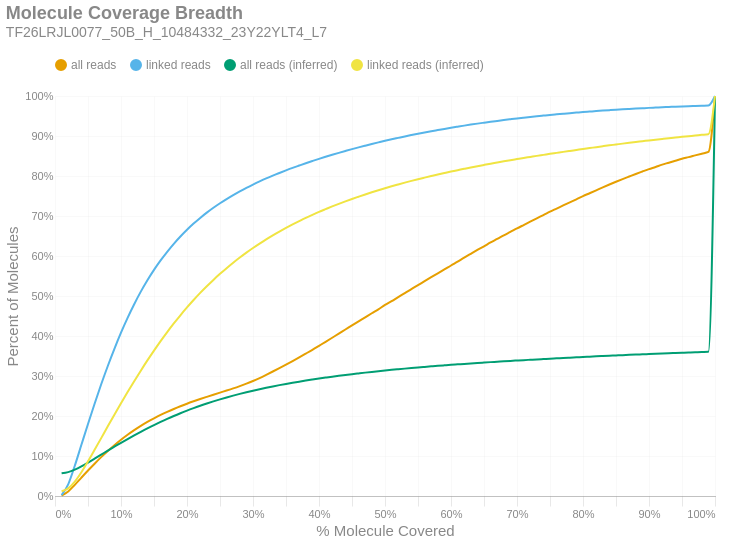

The cell this chart's notebook holds for it:
### Markdown cell above
### Molecule Read Coverage
This chart shows molecule coverage breadth as computed by the number of bases aligned to that molecule. In other words, "*how much of each unique long molecule is actually sequenced/aligned?*" Keep in mind there is a distinction between sequences and alignments, since some sequences belonging to a particular molecule may not align well and wouldn't appear in the alignment data. This chart also shows molecule coverage breadth as computed by the *inferred fragment* from which the aligned sequences originate. Unlike read coverage, this calculation takes into account the total insert size, including unsequenced gaps between the forward and reverse reads. Like the previous figures, these are cumulative percents.

### Code cell
if SKIPLR:
    print_html(f"Skipped")
else:
    binned_df = consolidated_hist(valids['coverage_bp'], mask, 0.01, True)
    binned_df_inf = consolidated_hist(valids['coverage_inserts'], mask, 0.01, True)
    binned_df = binned_df.with_columns(pl.lit(binned_df_inf['all reads (cumsum)']).alias('all reads (inferred)'))
    binned_df = binned_df.with_columns(pl.lit(binned_df_inf['linked reads (cumsum)']).alias('linked reads (inferred)'))
    binned_df = binned_df.with_columns(
        (pl.col('bin').cast(pl.Float64) + 0.01).alias('right_edge')
    )

    with SafeRender(binned_df):
        (
            density_plot(binned_df, 'Molecule Coverage Breadth', samplename, 'molcov', ['all reads (inferred)','linked reads (inferred)'])
            .encode(
                #x=alt.X('bin:Q', title="% Molecule Covered").axis(format = '%').scale(padding=0),
                x=alt.X('right_edge:Q', title="% Molecule Covered").axis(format='%').scale(padding=0),
                y=alt.Y('value:Q', title='Percent of Molecules')
                    .axis(format='%')
                    .stack(False)
                    .scale(domainMin=0, padding=0),
                color=alt.Color("key:N").scale(domain = ["all reads", "linked reads", "all reads (inferred)", "linked reads (inferred)"]),
                tooltip = [
                    alt.Tooltip("key:N", title = "Data Type"),
                    alt.Tooltip("range_label:N", title="% Molecule Covered"),
                    alt.Tooltip("value:Q", format = ".2%", title="% Molecules")
                ]
            )
        ).display()

### Figure 1 — Vega-Lite specification as saved in the notebook (floating-point values rounded to 4 significant figures)
{"width": "container", "height": 400, "config": {"title": {"anchor": "start", "dy": -15, "fontSize": 18, "color": "#888888", "subtitleColor": "#888888", "subtitleFontSize": 14}, "arc": {"fill": "#0072B2"}, "axis": {"domainColor": "#888888", "domainWidth": 0.5, "gridWidth": 0.2, "grid": false, "titleFontWeight": 400, "titleFontSize": 15, "labelFontSize": 11, "labelColor": "#888888", "tickColor": "#888888", "tickWidth": 0.2, "titleColor": "#888888"}, "axisBand": {"grid": false}, "axisX": {"grid": true, "tickSize": 10, "domainCap": "round"}, "axisY": {"domain": false, "grid": true, "tickSize": 0, "domainCap": "round"}, "background": "transparent", "header": {"labelFontSize": 15, "labelColor": "#888888", "titleFontSize": 15, "titleFontWeight": 600, "titleColor": "#888888"}, "legend": {"labelFont": "sans-serif", "labelFontSize": 12, "labelColor": "#888888", "symbolSize": 100, "symbolType": "circle", "titleFontSize": 12, "titlePadding": 10, "titleColor": "#888888", "title": null, "orient": "top"}, "range": {"category": ["#E69F00", "#56B4E9", "#009E73", "#F0E442", "#0072B2", "#D55E00", "#CC79A7", "#000000"], "diverging": ["#cfe8f3", "#a2d4ec", "#73bfe2", "#46abdb", "#1696d2", "#12719e"]}, "area": {"fill": "#0072B2", "fillOpacity": 0.7, "line": true, "strokeOpacity": 0.7}, "line": {"color": "#0072B2", "stroke": "#0072B2", "strokeWidth": 2}, "trail": {"color": "#0072B2", "stroke": "#0072B2", "strokeWidth": 0, "size": 1}, "point": {"filled": true, "fillOpacity": 1.0, "size": 95}, "text": {"color": "#888888", "fontSize": 11, "align": "right", "fontWeight": 400, "size": 11}, "bar": {"fill": "#0072B2", "stroke": null}, "view": {"stroke": null, "continuousWidth": 660, "continuousHeight": 400}}, "data": {"name": "data-931203c98c563c1071818cf9ed5c9df1"}, "mark": {"type": "line", "interpolate": "monotone", "point": {"opacity": 0, "size": 275}}, "encoding": {"color": {"field": "key", "scale": {"domain": ["all reads", "linked reads", "all reads (inferred)", "linked reads (inferred)"]}, "type": "nominal"}, "tooltip": [{"field": "key", "title": "Data Type", "type": "nominal"}, {"field": "range_label", "title": "% Molecule Covered", "type": "nominal"}, {"field": "value", "format": ".2%", "title": "% Molecules", "type": "quantitative"}], "x": {"axis": {"format": "%"}, "field": "right_edge", "scale": {"padding": 0}, "title": "% Molecule Covered", "type": "quantitative"}, "y": {"axis": {"format": "%"}, "field": "value", "scale": {"domainMin": 0, "padding": 0}, "stack": false, "title": "Percent of Molecules", "type": "quantitative"}}, "params": [{"name": "param_c36ac31b6afebe62", "select": {"type": "point", "fields": ["key"]}, "bind": "legend"}], "title": {"text": "Molecule Coverage Breadth", "subtitle": "TF26LRJL0077_50B_H_10484332_23Y22YLT4_L7"}, "transform": [{"fold": ["all reads (cumsum)", "linked reads (cumsum)", "all reads (inferred)", "linked reads (inferred)"]}, {"calculate": "replace(datum.key, ' (cumsum)', '')", "as": "key"}, {"filter": {"param": "param_c36ac31b6afebe62"}}], "usermeta": {"embedOptions": {"downloadFileName": "TF26LRJL0077_50B_H_10484332_23Y22YLT4_L7.molcov"}}, "$schema": "https://vega.github.io/schema/vega-lite/v6.4.1.json", "datasets": {"data-931203c98c563c1071818cf9ed5c9df1": [{"bin": "0.0", "interval": "0.0-0.01", "all reads": 0.001148, "linked reads": 0.002073, "all reads (cumsum)": 0.001148, "linked reads (cumsum)": 0.002073, "range_label": "0.0-0.01", "all reads (inferred)": 0.05669, "linked reads (inferred)": 0.01198, "right_edge": 0.01}, {"bin": "0.01", "interval": "0.01-0.02", "all reads": 0.01031, "linked reads": 0.02717, "all reads (cumsum)": 0.01146, "linked reads (cumsum)": 0.02924, "range_label": "0.01-0.02", "all reads (inferred)": 0.0597, "linked reads (inferred)": 0.01908, "right_edge": 0.02}, {"bin": "0.02", "interval": "0.02-0.03", "all reads": 0.01648, "linked reads": 0.04648, "all reads (cumsum)": 0.02794, "linked reads (cumsum)": 0.07573, "range_label": "0.02-0.03", "all reads (inferred)": 0.06593, "linked reads (inferred)": 0.03607, "right_edge": 0.03}, {"bin": "0.03", "interval": "0.03-0.04", "all reads": 0.01797, "linked reads": 0.05227, "all reads (cumsum)": 0.04591, "linked reads (cumsum)": 0.128, "range_label": "0.03-0.04", "all reads (inferred)": 0.07417, "linked reads (inferred)": 0.05951, "right_edge": 0.04}, {"bin": "0.04", "interval": "0.04-0.05", "all reads": 0.01772, "linked reads": 0.05206, "all reads (cumsum)": 0.06363, "linked reads (cumsum)": 0.18, "range_label": "0.04-0.05", "all reads (inferred)": 0.08357, "linked reads (inferred)": 0.08663, "right_edge": 0.05}, {"bin": "0.05", "interval": "0.05-0.06", "all reads": 0.01714, "linked reads": 0.0507, "all reads (cumsum)": 0.08076, "linked reads (cumsum)": 0.2308, "range_label": "0.05-0.06", "all reads (inferred)": 0.0934, "linked reads (inferred)": 0.1153, "right_edge": 0.06}, {"bin": "0.06", "interval": "0.06-0.07", "all reads": 0.01638, "linked reads": 0.04857, "all reads (cumsum)": 0.09714, "linked reads (cumsum)": 0.2793, "range_label": "0.06-0.07", "all reads (inferred)": 0.1034, "linked reads (inferred)": 0.1447, "right_edge": 0.07}, {"bin": "0.07", "interval": "0.07-0.08", "all reads": 0.0154, "linked reads": 0.04574, "all reads (cumsum)": 0.1125, "linked reads (cumsum)": 0.3251, "range_label": "0.07-0.08", "all reads (inferred)": 0.1135, "linked reads (inferred)": 0.1744, "right_edge": 0.08}, {"bin": "0.08", "interval": "0.08-0.09", "all reads": 0.01444, "linked reads": 0.04289, "all reads (cumsum)": 0.127, "linked reads (cumsum)": 0.368, "range_label": "0.08-0.09", "all reads (inferred)": 0.1233, "linked reads (inferred)": 0.2033, "right_edge": 0.09}, {"bin": "0.09", "interval": "0.09-0.1", "all reads": 0.01361, "linked reads": 0.04038, "all reads (cumsum)": 0.1406, "linked reads (cumsum)": 0.4083, "range_label": "0.09-0.1", "all reads (inferred)": 0.133, "linked reads (inferred)": 0.2321, "right_edge": 0.1}, {"bin": "0.1", "interval": "0.1-0.11", "all reads": 0.01254, "linked reads": 0.03708, "all reads (cumsum)": 0.1531, "linked reads (cumsum)": 0.4454, "range_label": "0.1-0.11", "all reads (inferred)": 0.1424, "linked reads (inferred)": 0.26, "right_edge": 0.11}, {"bin": "0.11", "interval": "0.11-0.12", "all reads": 0.01156, "linked reads": 0.03408, "all reads (cumsum)": 0.1647, "linked reads (cumsum)": 0.4795, "range_label": "0.11-0.12", "all reads (inferred)": 0.1515, "linked reads (inferred)": 0.2869, "right_edge": 0.12}, {"bin": "0.12", "interval": "0.12-0.13", "all reads": 0.01074, "linked reads": 0.03145, "all reads (cumsum)": 0.1754, "linked reads (cumsum)": 0.5109, "range_label": "0.12-0.13", "all reads (inferred)": 0.1604, "linked reads (inferred)": 0.3133, "right_edge": 0.13}, {"bin": "0.13", "interval": "0.13-0.14", "all reads": 0.009801, "linked reads": 0.02846, "all reads (cumsum)": 0.1852, "linked reads (cumsum)": 0.5394, "range_label": "0.13-0.14", "all reads (inferred)": 0.169, "linked reads (inferred)": 0.339, "right_edge": 0.14}, {"bin": "0.14", "interval": "0.14-0.15", "all reads": 0.009017, "linked reads": 0.02589, "all reads (cumsum)": 0.1942, "linked reads (cumsum)": 0.5653, "range_label": "0.14-0.15", "all reads (inferred)": 0.1772, "linked reads (inferred)": 0.3634, "right_edge": 0.15}, {"bin": "0.15", "interval": "0.15-0.16", "all reads": 0.008332, "linked reads": 0.02362, "all reads (cumsum)": 0.2026, "linked reads (cumsum)": 0.5889, "range_label": "0.15-0.16", "all reads (inferred)": 0.1852, "linked reads (inferred)": 0.3871, "right_edge": 0.16}, {"bin": "0.16", "interval": "0.16-0.17", "all reads": 0.007756, "linked reads": 0.02168, "all reads (cumsum)": 0.2103, "linked reads (cumsum)": 0.6106, "range_label": "0.16-0.17", "all reads (inferred)": 0.1928, "linked reads (inferred)": 0.4098, "right_edge": 0.17}, {"bin": "0.17", "interval": "0.17-0.18", "all reads": 0.007255, "linked reads": 0.01994, "all reads (cumsum)": 0.2176, "linked reads (cumsum)": 0.6305, "range_label": "0.17-0.18", "all reads (inferred)": 0.2, "linked reads (inferred)": 0.4314, "right_edge": 0.18}, {"bin": "0.18", "interval": "0.18-0.19", "all reads": 0.006802, "linked reads": 0.01825, "all reads (cumsum)": 0.2244, "linked reads (cumsum)": 0.6488, "range_label": "0.18-0.19", "all reads (inferred)": 0.2069, "linked reads (inferred)": 0.4518, "right_edge": 0.19}, {"bin": "0.19", "interval": "0.19-0.2", "all reads": 0.006391, "linked reads": 0.01683, "all reads (cumsum)": 0.2308, "linked reads (cumsum)": 0.6656, "range_label": "0.19-0.2", "all reads (inferred)": 0.2134, "linked reads (inferred)": 0.4713, "right_edge": 0.2}, {"bin": "0.2", "interval": "0.2-0.21", "all reads": 0.005941, "linked reads": 0.01534, "all reads (cumsum)": 0.2367, "linked reads (cumsum)": 0.681, "range_label": "0.2-0.21", "all reads (inferred)": 0.2196, "linked reads (inferred)": 0.4899, "right_edge": 0.21}, {"bin": "0.21", "interval": "0.21-0.22", "all reads": 0.005697, "linked reads": 0.01425, "all reads (cumsum)": 0.2424, "linked reads (cumsum)": 0.6952, "range_label": "0.21-0.22", "all reads (inferred)": 0.2256, "linked reads (inferred)": 0.5077, "right_edge": 0.22}, {"bin": "0.22", "interval": "0.22-0.23", "all reads": 0.00547, "linked reads": 0.01314, "all reads (cumsum)": 0.2479, "linked reads (cumsum)": 0.7083, "range_label": "0.22-0.23", "all reads (inferred)": 0.2312, "linked reads (inferred)": 0.5243, "right_edge": 0.23}, {"bin": "0.23", "interval": "0.23-0.24", "all reads": 0.005361, "linked reads": 0.01218, "all reads (cumsum)": 0.2532, "linked reads (cumsum)": 0.7205, "range_label": "0.23-0.24", "all reads (inferred)": 0.2365, "linked reads (inferred)": 0.5402, "right_edge": 0.24}, {"bin": "0.24", "interval": "0.24-0.25", "all reads": 0.005249, "linked reads": 0.01131, "all reads (cumsum)": 0.2585, "linked reads (cumsum)": 0.7318, "range_label": "0.24-0.25", "all reads (inferred)": 0.2416, "linked reads (inferred)": 0.5553, "right_edge": 0.25}, {"bin": "0.25", "interval": "0.25-0.26", "all reads": 0.005119, "linked reads": 0.01054, "all reads (cumsum)": 0.2636, "linked reads (cumsum)": 0.7424, "range_label": "0.25-0.26", "all reads (inferred)": 0.2464, "linked reads (inferred)": 0.5696, "right_edge": 0.26}, {"bin": "0.26", "interval": "0.26-0.27", "all reads": 0.005322, "linked reads": 0.009893, "all reads (cumsum)": 0.2689, "linked reads (cumsum)": 0.7523, "range_label": "0.26-0.27", "all reads (inferred)": 0.2509, "linked reads (inferred)": 0.5832, "right_edge": 0.27}, {"bin": "0.27", "interval": "0.27-0.28", "all reads": 0.005725, "linked reads": 0.009281, "all reads (cumsum)": 0.2747, "linked reads (cumsum)": 0.7616, "range_label": "0.27-0.28", "all reads (inferred)": 0.2553, "linked reads (inferred)": 0.5961, "right_edge": 0.28}, {"bin": "0.28", "interval": "0.28-0.29", "all reads": 0.006183, "linked reads": 0.008814, "all reads (cumsum)": 0.2808, "linked reads (cumsum)": 0.7704, "range_label": "0.28-0.29", "all reads (inferred)": 0.2594, "linked reads (inferred)": 0.6085, "right_edge": 0.29}, {"bin": "0.29", "interval": "0.29-0.3", "all reads": 0.006696, "linked reads": 0.008273, "all reads (cumsum)": 0.2875, "linked reads (cumsum)": 0.7786, "range_label": "0.29-0.3", "all reads (inferred)": 0.2633, "linked reads (inferred)": 0.62, "right_edge": 0.3}, {"bin": "0.3", "interval": "0.3-0.31", "all reads": 0.007363, "linked reads": 0.007763, "all reads (cumsum)": 0.2949, "linked reads (cumsum)": 0.7864, "range_label": "0.3-0.31", "all reads (inferred)": 0.267, "linked reads (inferred)": 0.631, "right_edge": 0.31}, {"bin": "0.31", "interval": "0.31-0.32", "all reads": 0.007994, "linked reads": 0.007474, "all reads (cumsum)": 0.3029, "linked reads (cumsum)": 0.7939, "range_label": "0.31-0.32", "all reads (inferred)": 0.2706, "linked reads (inferred)": 0.6416, "right_edge": 0.32}, {"bin": "0.32", "interval": "0.32-0.33", "all reads": 0.008312, "linked reads": 0.007029, "all reads (cumsum)": 0.3112, "linked reads (cumsum)": 0.8009, "range_label": "0.32-0.33", "all reads (inferred)": 0.2739, "linked reads (inferred)": 0.6516, "right_edge": 0.33}, {"bin": "0.33", "interval": "0.33-0.34", "all reads": 0.008504, "linked reads": 0.006649, "all reads (cumsum)": 0.3197, "linked reads (cumsum)": 0.8076, "range_label": "0.33-0.34", "all reads (inferred)": 0.2771, "linked reads (inferred)": 0.6612, "right_edge": 0.34}, {"bin": "0.34", "interval": "0.34-0.35", "all reads": 0.008769, "linked reads": 0.006496, "all reads (cumsum)": 0.3285, "linked reads (cumsum)": 0.8141, "range_label": "0.34-0.35", "all reads (inferred)": 0.2802, "linked reads (inferred)": 0.6703, "right_edge": 0.35}, {"bin": "0.35", "interval": "0.35-0.36", "all reads": 0.008956, "linked reads": 0.006247, "all reads (cumsum)": 0.3374, "linked reads (cumsum)": 0.8203, "range_label": "0.35-0.36", "all reads (inferred)": 0.2831, "linked reads (inferred)": 0.6789, "right_edge": 0.36}, {"bin": "0.36", "interval": "0.36-0.37", "all reads": 0.009141, "linked reads": 0.005884, "all reads (cumsum)": 0.3466, "linked reads (cumsum)": 0.8262, "range_label": "0.36-0.37", "all reads (inferred)": 0.2859, "linked reads (inferred)": 0.6872, "right_edge": 0.37}, {"bin": "0.37", "interval": "0.37-0.38", "all reads": 0.009399, "linked reads": 0.005802, "all reads (cumsum)": 0.356, "linked reads (cumsum)": 0.832, "range_label": "0.37-0.38", "all reads (inferred)": 0.2886, "linked reads (inferred)": 0.6953, "right_edge": 0.38}, {"bin": "0.38", "interval": "0.38-0.39", "all reads": 0.009509, "linked reads": 0.005524, "all reads (cumsum)": 0.3655, "linked reads (cumsum)": 0.8375, "range_label": "0.38-0.39", "all reads (inferred)": 0.2912, "linked reads (inferred)": 0.7029, "right_edge": 0.39}, {"bin": "0.39", "interval": "0.39-0.4", "all reads": 0.00997, "linked reads": 0.005385, "all reads (cumsum)": 0.3755, "linked reads (cumsum)": 0.8429, "range_label": "0.39-0.4", "all reads (inferred)": 0.2937, "linked reads (inferred)": 0.7103, "right_edge": 0.4}, {"bin": "0.4", "interval": "0.4-0.41", "all reads": 0.009975, "linked reads": 0.00508, "all reads (cumsum)": 0.3854, "linked reads (cumsum)": 0.848, "range_label": "0.4-0.41", "all reads (inferred)": 0.296, "linked reads (inferred)": 0.7171, "right_edge": 0.41}, {"bin": "0.41", "interval": "0.41-0.42", "all reads": 0.01024, "linked reads": 0.004963, "all reads (cumsum)": 0.3957, "linked reads (cumsum)": 0.8529, "range_label": "0.41-0.42", "all reads (inferred)": 0.2983, "linked reads (inferred)": 0.7239, "right_edge": 0.42}, {"bin": "0.42", "interval": "0.42-0.43", "all reads": 0.01032, "linked reads": 0.004819, "all reads (cumsum)": 0.406, "linked reads (cumsum)": 0.8578, "range_label": "0.42-0.43", "all reads (inferred)": 0.3005, "linked reads (inferred)": 0.7304, "right_edge": 0.43}, {"bin": "0.43", "interval": "0.43-0.44", "all reads": 0.01022, "linked reads": 0.004736, "all reads (cumsum)": 0.4162, "linked reads (cumsum)": 0.8625, "range_label": "0.43-0.44", "all reads (inferred)": 0.3026, "linked reads (inferred)": 0.7366, "right_edge": 0.44}, {"bin": "0.44", "interval": "0.44-0.45", "all reads": 0.01034, "linked reads": 0.004646, "all reads (cumsum)": 0.4266, "linked reads (cumsum)": 0.8671, "range_label": "0.44-0.45", "all reads (inferred)": 0.3046, "linked reads (inferred)": 0.7426, "right_edge": 0.45}, {"bin": "0.45", "interval": "0.45-0.46", "all reads": 0.0101, "linked reads": 0.00443, "all reads (cumsum)": 0.4367, "linked reads (cumsum)": 0.8716, "range_label": "0.45-0.46", "all reads (inferred)": 0.3065, "linked reads (inferred)": 0.7483, "right_edge": 0.46}, {"bin": "0.46", "interval": "0.46-0.47", "all reads": 0.01006, "linked reads": 0.004248, "all reads (cumsum)": 0.4467, "linked reads (cumsum)": 0.8758, "range_label": "0.46-0.47", "all reads (inferred)": 0.3084, "linked reads (inferred)": 0.7539, "right_edge": 0.47}, {"bin": "0.47", "interval": "0.47-0.48", "all reads": 0.01018, "linked reads": 0.004167, "all reads (cumsum)": 0.4569, "linked reads (cumsum)": 0.88, "range_label": "0.47-0.48", "all reads (inferred)": 0.3103, "linked reads (inferred)": 0.7593, "right_edge": 0.48}, {"bin": "0.48", "interval": "0.48-0.49", "all reads": 0.009843, "linked reads": 0.004046, "all reads (cumsum)": 0.4667, "linked reads (cumsum)": 0.884, "range_label": "0.48-0.49", "all reads (inferred)": 0.312, "linked reads (inferred)": 0.7645, "right_edge": 0.49}, {"bin": "0.49", "interval": "0.49-0.5", "all reads": 0.01086, "linked reads": 0.003987, "all reads (cumsum)": 0.4776, "linked reads (cumsum)": 0.888, "range_label": "0.49-0.5", "all reads (inferred)": 0.3137, "linked reads (inferred)": 0.7695, "right_edge": 0.5}, {"bin": "0.5", "interval": "0.5-0.51", "all reads": 0.009388, "linked reads": 0.003732, "all reads (cumsum)": 0.487, "linked reads (cumsum)": 0.8917, "range_label": "0.5-0.51", "all reads (inferred)": 0.3153, "linked reads (inferred)": 0.7743, "right_edge": 0.51}, {"bin": "0.51", "interval": "0.51-0.52", "all reads": 0.01028, "linked reads": 0.003595, "all reads (cumsum)": 0.4973, "linked reads (cumsum)": 0.8953, "range_label": "0.51-0.52", "all reads (inferred)": 0.3169, "linked reads (inferred)": 0.7789, "right_edge": 0.52}, {"bin": "0.52", "interval": "0.52-0.53", "all reads": 0.009989, "linked reads": 0.003583, "all reads (cumsum)": 0.5073, "linked reads (cumsum)": 0.8989, "range_label": "0.52-0.53", "all reads (inferred)": 0.3184, "linked reads (inferred)": 0.7834, "right_edge": 0.53}, {"bin": "0.53", "interval": "0.53-0.54", "all reads": 0.01016, "linked reads": 0.003417, "all reads (cumsum)": 0.5174, "linked reads (cumsum)": 0.9023, "range_label": "0.53-0.54", "all reads (inferred)": 0.3199, "linked reads (inferred)": 0.7878, "right_edge": 0.54}, {"bin": "0.54", "interval": "0.54-0.55", "all reads": 0.009766, "linked reads": 0.003338, "all reads (cumsum)": 0.5272, "linked reads (cumsum)": 0.9057, "range_label": "0.54-0.55", "all reads (inferred)": 0.3214, "linked reads (inferred)": 0.792, "right_edge": 0.55}, {"bin": "0.55", "interval": "0.55-0.56", "all reads": 0.009995, "linked reads": 0.003234, "all reads (cumsum)": 0.5372, "linked reads (cumsum)": 0.9089, "range_label": "0.55-0.56", "all reads (inferred)": 0.3227, "linked reads (inferred)": 0.796, "right_edge": 0.56}, {"bin": "0.56", "interval": "0.56-0.57", "all reads": 0.009829, "linked reads": 0.003066, "all reads (cumsum)": 0.547, "linked reads (cumsum)": 0.912, "range_label": "0.56-0.57", "all reads (inferred)": 0.3241, "linked reads (inferred)": 0.7999, "right_edge": 0.57}, {"bin": "0.57", "interval": "0.57-0.58", "all reads": 0.009544, "linked reads": 0.002891, "all reads (cumsum)": 0.5566, "linked reads (cumsum)": 0.9149, "range_label": "0.57-0.58", "all reads (inferred)": 0.3254, "linked reads (inferred)": 0.8038, "right_edge": 0.58}, {"bin": "0.58", "interval": "0.58-0.59", "all reads": 0.009737, "linked reads": 0.002884, "all reads (cumsum)": 0.5663, "linked reads (cumsum)": 0.9178, "range_label": "0.58-0.59", "all reads (inferred)": 0.3267, "linked reads (inferred)": 0.8075, "right_edge": 0.59}, {"bin": "0.59", "interval": "0.59-0.6", "all reads": 0.009991, "linked reads": 0.002813, "all reads (cumsum)": 0.5763, "linked reads (cumsum)": 0.9206, "range_label": "0.59-0.6", "all reads (inferred)": 0.3279, "linked reads (inferred)": 0.8111, "right_edge": 0.6}, {"bin": "0.6", "interval": "0.6-0.61", "all reads": 0.009585, "linked reads": 0.002705, "all reads (cumsum)": 0.5859, "linked reads (cumsum)": 0.9233, "range_label": "0.6-0.61", "all reads (inferred)": 0.3291, "linked reads (inferred)": 0.8145, "right_edge": 0.61}, {"bin": "0.61", "interval": "0.61-0.62", "all reads": 0.009985, "linked reads": 0.002666, "all reads (cumsum)": 0.5959, "linked reads (cumsum)": 0.9259, "range_label": "0.61-0.62", "all reads (inferred)": 0.3303, "linked reads (inferred)": 0.818, "right_edge": 0.62}, {"bin": "0.62", "interval": "0.62-0.63", "all reads": 0.00964, "linked reads": 0.002557, "all reads (cumsum)": 0.6055, "linked reads (cumsum)": 0.9285, "range_label": "0.62-0.63", "all reads (inferred)": 0.3314, "linked reads (inferred)": 0.8213, "right_edge": 0.63}, {"bin": "0.63", "interval": "0.63-0.64", "all reads": 0.009528, "linked reads": 0.002453, "all reads (cumsum)": 0.615, "linked reads (cumsum)": 0.931, "range_label": "0.63-0.64", "all reads (inferred)": 0.3326, "linked reads (inferred)": 0.8246, "right_edge": 0.64}, {"bin": "0.64", "interval": "0.64-0.65", "all reads": 0.009184, "linked reads": 0.002355, "all reads (cumsum)": 0.6242, "linked reads (cumsum)": 0.9333, "range_label": "0.64-0.65", "all reads (inferred)": 0.3336, "linked reads (inferred)": 0.8277, "right_edge": 0.65}, {"bin": "0.65", "interval": "0.65-0.66", "all reads": 0.009562, "linked reads": 0.00233, "all reads (cumsum)": 0.6338, "linked reads (cumsum)": 0.9356, "range_label": "0.65-0.66", "all reads (inferred)": 0.3347, "linked reads (inferred)": 0.8307, "right_edge": 0.66}, {"bin": "0.66", "interval": "0.66-0.67", "all reads": 0.008865, "linked reads": 0.002134, "all reads (cumsum)": 0.6426, "linked reads (cumsum)": 0.9378, "range_label": "0.66-0.67", "all reads (inferred)": 0.3357, "linked reads (inferred)": 0.8337, "right_edge": 0.67}, {"bin": "0.67", "interval": "0.67-0.68", "all reads": 0.00904, "linked reads": 0.002118, "all reads (cumsum)": 0.6517, "linked reads (cumsum)": 0.9399, "range_label": "0.67-0.68", "all reads (inferred)": 0.3368, "linked reads (inferred)": 0.8367, "right_edge": 0.68}, {"bin": "0.68", "interval": "0.68-0.69", "all reads": 0.00862, "linked reads": 0.002021, "all reads (cumsum)": 0.6603, "linked reads (cumsum)": 0.9419, "range_label": "0.68-0.69", "all reads (inferred)": 0.3378, "linked reads (inferred)": 0.8395, "right_edge": 0.69}, {"bin": "0.69", "interval": "0.69-0.7", "all reads": 0.008748, "linked reads": 0.00199, "all reads (cumsum)": 0.669, "linked reads (cumsum)": 0.9439, "range_label": "0.69-0.7", "all reads (inferred)": 0.3387, "linked reads (inferred)": 0.8423, "right_edge": 0.7}, {"bin": "0.7", "interval": "0.7-0.71", "all reads": 0.008388, "linked reads": 0.001873, "all reads (cumsum)": 0.6774, "linked reads (cumsum)": 0.9458, "range_label": "0.7-0.71", "all reads (inferred)": 0.3397, "linked reads (inferred)": 0.845, "right_edge": 0.71}, {"bin": "0.71", "interval": "0.71-0.72", "all reads": 0.008346, "linked reads": 0.001824, "all reads (cumsum)": 0.6858, "linked reads (cumsum)": 0.9476, "range_label": "0.71-0.72", "all reads (inferred)": 0.3406, "linked reads (inferred)": 0.8477, "right_edge": 0.72}, {"bin": "0.72", "interval": "0.72-0.73", "all reads": 0.008384, "linked reads": 0.001739, "all reads (cumsum)": 0.6942, "linked reads (cumsum)": 0.9493, "range_label": "0.72-0.73", "all reads (inferred)": 0.3415, "linked reads (inferred)": 0.8503, "right_edge": 0.73}, {"bin": "0.73", "interval": "0.73-0.74", "all reads": 0.008172, "linked reads": 0.001647, "all reads (cumsum)": 0.7023, "linked reads (cumsum)": 0.951, "range_label": "0.73-0.74", "all reads (inferred)": 0.3424, "linked reads (inferred)": 0.8528, "right_edge": 0.74}, {"bin": "0.74", "interval": "0.74-0.75", "all reads": 0.008391, "linked reads": 0.001633, "all reads (cumsum)": 0.7107, "linked reads (cumsum)": 0.9526, "range_label": "0.74-0.75", "all reads (inferred)": 0.3433, "linked reads (inferred)": 0.8554, "right_edge": 0.75}, {"bin": "0.75", "interval": "0.75-0.76", "all reads": 0.00782, "linked reads": 0.001517, "all reads (cumsum)": 0.7185, "linked reads (cumsum)": 0.9541, "range_label": "0.75-0.76", "all reads (inferred)": 0.3441, "linked reads (inferred)": 0.8578, "right_edge": 0.76}, {"bin": "0.76", "interval": "0.76-0.77", "all reads": 0.007864, "linked reads": 0.001491, "all reads (cumsum)": 0.7264, "linked reads (cumsum)": 0.9556, "range_label": "0.76-0.77", "all reads (inferred)": 0.345, "linked reads (inferred)": 0.8603, "right_edge": 0.77}, {"bin": "0.77", "interval": "0.77-0.78", "all reads": 0.007709, "linked reads": 0.001458, "all reads (cumsum)": 0.7341, "linked reads (cumsum)": 0.9571, "range_label": "0.77-0.78", "all reads (inferred)": 0.3459, "linked reads (inferred)": 0.8627, "right_edge": 0.78}, {"bin": "0.78", "interval": "0.78-0.79", "all reads": 0.007629, "linked reads": 0.001371, "all reads (cumsum)": 0.7417, "linked reads (cumsum)": 0.9585, "range_label": "0.78-0.79", "all reads (inferred)": 0.3467, "linked reads (inferred)": 0.8651, "right_edge": 0.79}, {"bin": "0.79", "interval": "0.79-0.8", "all reads": 0.007904, "linked reads": 0.001372, "all reads (cumsum)": 0.7497, "linked reads (cumsum)": 0.9598, "range_label": "0.79-0.8", "all reads (inferred)": 0.3475, "linked reads (inferred)": 0.8675, "right_edge": 0.8}, {"bin": "0.8", "interval": "0.8-0.81", "all reads": 0.007261, "linked reads": 0.001229, "all reads (cumsum)": 0.7569, "linked reads (cumsum)": 0.9611, "range_label": "0.8-0.81", "all reads (inferred)": 0.3483, "linked reads (inferred)": 0.8698, "right_edge": 0.81}, {"bin": "0.81", "interval": "0.81-0.82", "all reads": 0.007322, "linked reads": 0.001237, "all reads (cumsum)": 0.7642, "linked reads (cumsum)": 0.9623, "range_label": "0.81-0.82", "all reads (inferred)": 0.3491, "linked reads (inferred)": 0.8722, "right_edge": 0.82}, {"bin": "0.82", "interval": "0.82-0.83", "all reads": 0.007385, "linked reads": 0.001172, "all reads (cumsum)": 0.7716, "linked reads (cumsum)": 0.9635, "range_label": "0.82-0.83", "all reads (inferred)": 0.3499, "linked reads (inferred)": 0.8744, "right_edge": 0.83}, {"bin": "0.83", "interval": "0.83-0.84", "all reads": 0.007092, "linked reads": 0.00111, "all reads (cumsum)": 0.7787, "linked reads (cumsum)": 0.9646, "range_label": "0.83-0.84", "all reads (inferred)": 0.3507, "linked reads (inferred)": 0.8766, "right_edge": 0.84}, {"bin": "0.84", "interval": "0.84-0.85", "all reads": 0.006837, "linked reads": 0.001078, "all reads (cumsum)": 0.7855, "linked reads (cumsum)": 0.9656, "range_label": "0.84-0.85", "all reads (inferred)": 0.3514, "linked reads (inferred)": 0.8788, "right_edge": 0.85}, {"bin": "0.85", "interval": "0.85-0.86", "all reads": 0.006701, "linked reads": 0.001008, "all reads (cumsum)": 0.7922, "linked reads (cumsum)": 0.9667, "range_label": "0.85-0.86", "all reads (inferred)": 0.3522, "linked reads (inferred)": 0.881, "right_edge": 0.86}, {"bin": "0.86", "interval": "0.86-0.87", "all reads": 0.00645, "linked reads": 0.0009501, "all reads (cumsum)": 0.7987, "linked reads (cumsum)": 0.9676, "range_label": "0.86-0.87", "all reads (inferred)": 0.3529, "linked reads (inferred)": 0.883, "right_edge": 0.87}, {"bin": "0.87", "interval": "0.87-0.88", "all reads": 0.006394, "linked reads": 0.0009315, "all reads (cumsum)": 0.8051, "linked reads (cumsum)": 0.9685, "range_label": "0.87-0.88", "all reads (inferred)": 0.3536, "linked reads (inferred)": 0.885, "right_edge": 0.88}, {"bin": "0.88", "interval": "0.88-0.89", "all reads": 0.006101, "linked reads": 0.0008993, "all reads (cumsum)": 0.8112, "linked reads (cumsum)": 0.9694, "range_label": "0.88-0.89", "all reads (inferred)": 0.3543, "linked reads (inferred)": 0.887, "right_edge": 0.89}, {"bin": "0.89", "interval": "0.89-0.9", "all reads": 0.006001, "linked reads": 0.0008717, "all reads (cumsum)": 0.8172, "linked reads (cumsum)": 0.9703, "range_label": "0.89-0.9", "all reads (inferred)": 0.3549, "linked reads (inferred)": 0.889, "right_edge": 0.9}, {"bin": "0.9", "interval": "0.9-0.91", "all reads": 0.005447, "linked reads": 0.0007578, "all reads (cumsum)": 0.8226, "linked reads (cumsum)": 0.9711, "range_label": "0.9-0.91", "all reads (inferred)": 0.3556, "linked reads (inferred)": 0.8909, "right_edge": 0.91}, {"bin": "0.91", "interval": "0.91-0.92", "all reads": 0.005805, "linked reads": 0.0007764, "all reads (cumsum)": 0.8284, "linked reads (cumsum)": 0.9718, "range_label": "0.91-0.92", "all reads (inferred)": 0.3562, "linked reads (inferred)": 0.8927, "right_edge": 0.92}, {"bin": "0.92", "interval": "0.92-0.93", "all reads": 0.004788, "linked reads": 0.0006997, "all reads (cumsum)": 0.8332, "linked reads (cumsum)": 0.9725, "range_label": "0.92-0.93", "all reads (inferred)": 0.3569, "linked reads (inferred)": 0.8945, "right_edge": 0.93}, {"bin": "0.93", "interval": "0.93-0.94", "all reads": 0.004929, "linked reads": 0.0007257, "all reads (cumsum)": 0.8382, "linked reads (cumsum)": 0.9733, "range_label": "0.93-0.94", "all reads (inferred)": 0.3575, "linked reads (inferred)": 0.8962, "right_edge": 0.94}, {"bin": "0.94", "interval": "0.94-0.95", "all reads": 0.005039, "linked reads": 0.0006603, "all reads (cumsum)": 0.8432, "linked reads (cumsum)": 0.9739, "range_label": "0.94-0.95", "all reads (inferred)": 0.358, "linked reads (inferred)": 0.8979, "right_edge": 0.95}, {"bin": "0.95", "interval": "0.95-0.96", "all reads": 0.003987, "linked reads": 0.0005994, "all reads (cumsum)": 0.8472, "linked reads (cumsum)": 0.9745, "range_label": "0.95-0.96", "all reads (inferred)": 0.3586, "linked reads (inferred)": 0.8995, "right_edge": 0.96}, {"bin": "0.96", "interval": "0.96-0.97", "all reads": 0.004356, "linked reads": 0.0005644, "all reads (cumsum)": 0.8515, "linked reads (cumsum)": 0.9751, "range_label": "0.96-0.97", "all reads (inferred)": 0.3592, "linked reads (inferred)": 0.9012, "right_edge": 0.97}, {"bin": "0.97", "interval": "0.97-0.98", "all reads": 0.004309, "linked reads": 0.0005672, "all reads (cumsum)": 0.8559, "linked reads (cumsum)": 0.9757, "range_label": "0.97-0.98", "all reads (inferred)": 0.3598, "linked reads (inferred)": 0.9029, "right_edge": 0.98}, {"bin": "0.98", "interval": "0.98-0.99", "all reads": 0.004212, "linked reads": 0.0005503, "all reads (cumsum)": 0.8601, "linked reads (cumsum)": 0.9762, "range_label": "0.98-0.99", "all reads (inferred)": 0.3605, "linked reads (inferred)": 0.9046, "right_edge": 0.99}, {"bin": "0.99", "interval": "0.99-1.0", "all reads": 0.1399, "linked reads": 0.02379, "all reads (cumsum)": 1.0, "linked reads (cumsum)": 1.0, "range_label": "0.99-1.0", "all reads (inferred)": 1.0, "linked reads (inferred)": 1.0, "right_edge": 1.0}]}}
